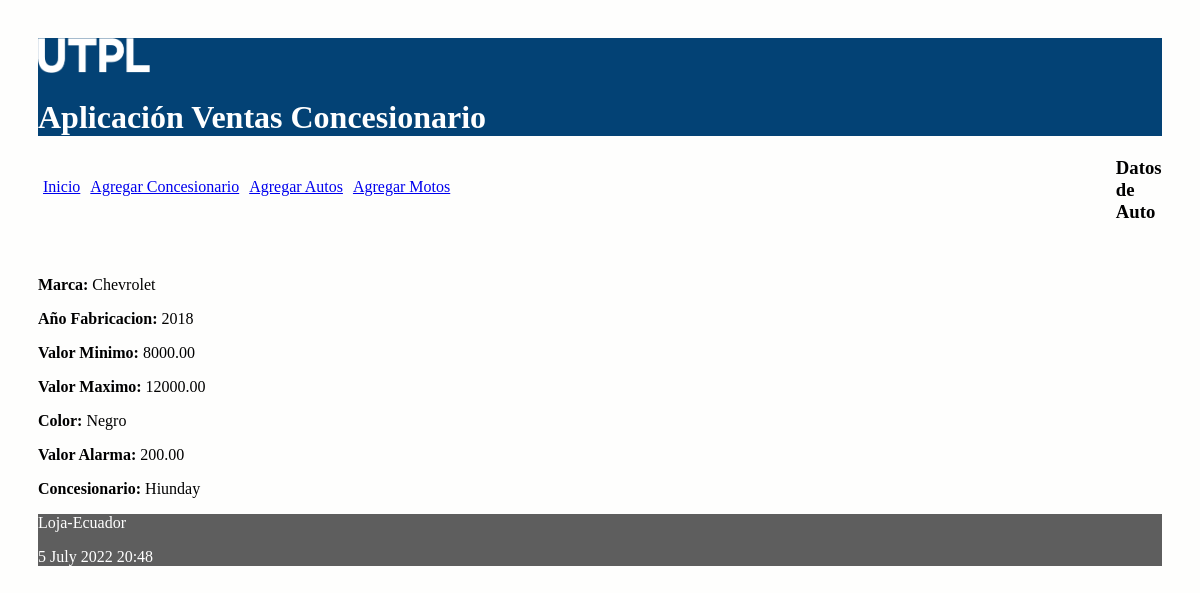
The page /auto/1 on the database its author committed.
### ventas/models.py (models this page shows, shortened)
class Auto(models.Model):
    marca = models.CharField(max_length=30)
    anio_fabricacion = models.IntegerField()
    valor_minimo = models.DecimalField(max_digits=100, decimal_places=2)
    valor_maximo = models.DecimalField(max_digits=100, decimal_places=2)
    color = models.CharField(max_length=30)
    valor_alarma = models.DecimalField(max_digits=100, decimal_places=2)
    concesionario = models.ForeignKey(Concesionario, on_delete=models.CASCADE, related_name="losvehiculos")

class Concesionario(models.Model):
    nombre = models.CharField(max_length=30)
    direccion = models.CharField(max_length=30)
    nombre_gerente = models.CharField(max_length=30)

### ventas/views.py (the view)
# urls.py: path('auto/<int:id>', views.obtener_auto, name='obtener_auto'),
def obtener_auto(request, id):
    auto = Auto.objects.get(pk=id)
    informacion_template = {'auto': auto}
    return render(request, 'obtenerAuto.html', informacion_template)

### ventas/templates/obtenerAuto.html
{% extends "master.html" %}
{% block content %}
<h3>Datos de Auto</h3>
<br>
<p><b> Marca: </b> {{auto.marca}} </p>
<p><b>Año Fabricacion: </b>{{auto.anio_fabricacion}}</p>
<p><b>Valor Minimo: </b>{{auto.valor_minimo}}</p>
<p><b>Valor Maximo: </b>{{auto.valor_maximo}}</p>
<p><b>Color: </b>{{auto.color}}</p>
<p><b>Valor Alarma: </b>{{auto.valor_alarma}}</p>
<p><b>Concesionario: </b>{{auto.concesionario.nombre}}</p>
{% endblock %}

### ventas/static/css/estilos.css (style rules this page uses)
body { background: #FEFEFD; padding: 30px; }

### rows shown on the page
Auto: marca "Chevrolet", anio_fabricacion "2018", valor_minimo "8000.00", valor_maximo "12000.00", color "Negro", valor_alarma "200.00", concesionario.nombre "Hiunday"
